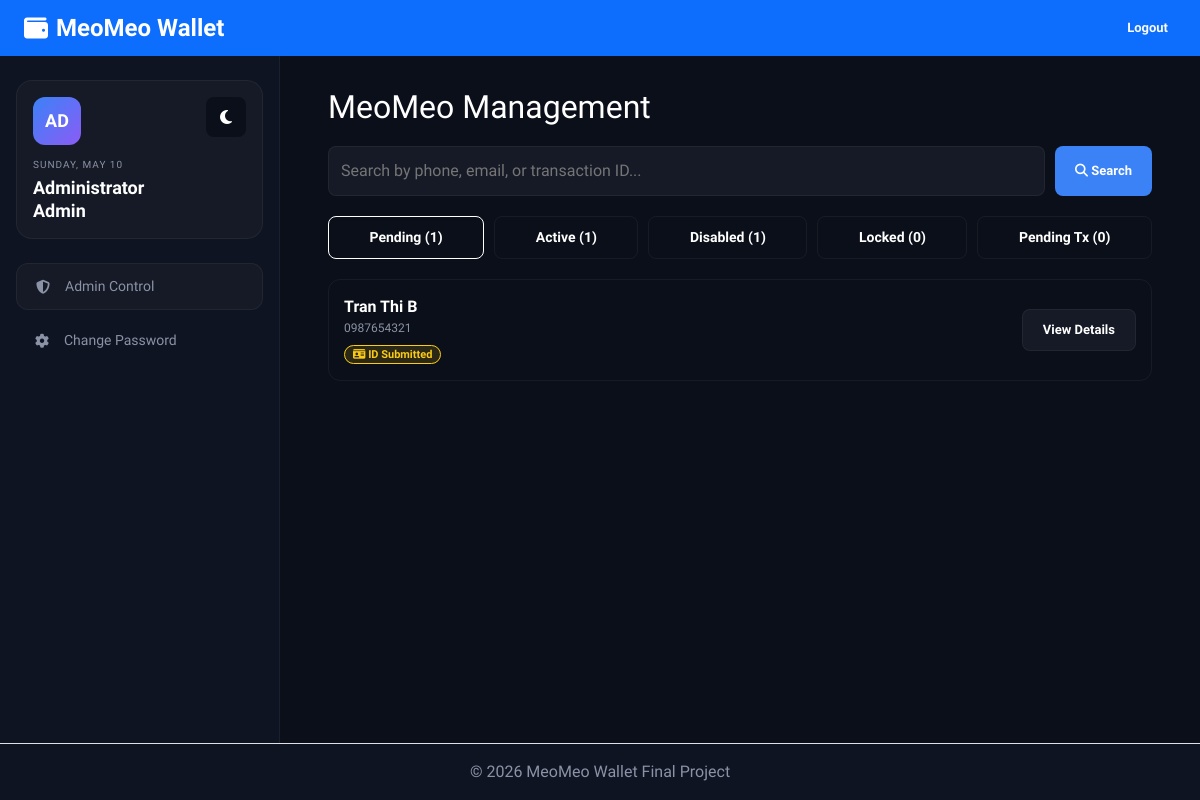
The page /clients/pages/Admin_dashboard.php (signed in) on the database as committed earlier.
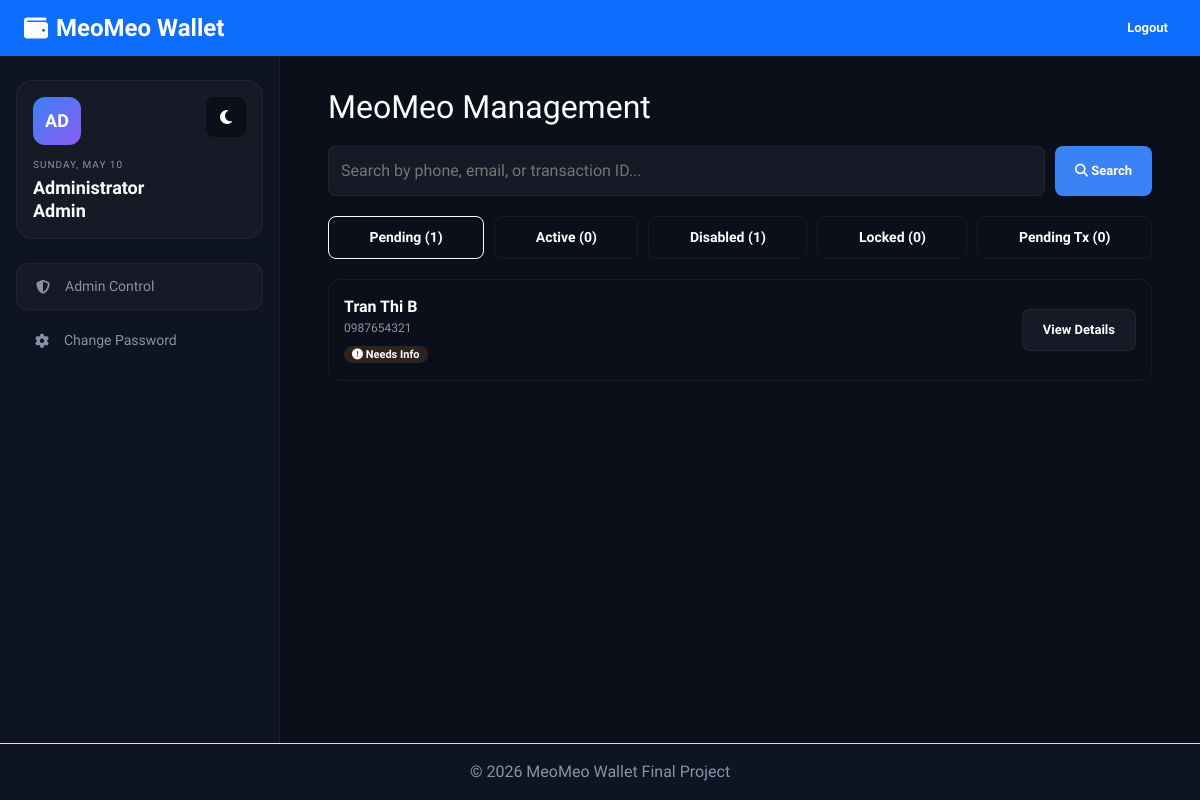
The same page on the database as committed later.
### tables this page shows
CREATE TABLE `user` (
  `phonenum` varchar(15) NOT NULL,
  `email` varchar(255) NOT NULL,
  `name` varchar(50) DEFAULT NULL,
  `birth` date DEFAULT NULL,
  `address` varchar(255) DEFAULT NULL,
  `front` mediumblob DEFAULT NULL,
  `back` mediumblob DEFAULT NULL,
  `pass` varchar(255) NOT NULL,
  `verified` tinyint(1) NOT NULL DEFAULT -1 COMMENT '-1:firstRegist\r\n0:False\r\n1:True\r\n2:Request additional information\r\n3:IsAdmin True\r\n4:DisableAccount',
  `abnormal_login` tinyint(4) NOT NULL DEFAULT 0 COMMENT '>6 lock account\n>3 lock 1 minute',
  `card_num` varchar(6) DEFAULT NULL,
  `money` decimal(19,4) NOT NULL DEFAULT 0.0000,
  `CVV` varchar(3) DEFAULT NULL,
  `expire` date DEFAULT NULL,
  `locked_time` datetime DEFAULT NULL COMMENT 'Disable account overtime',
  `created_at` datetime NOT NULL DEFAULT current_timestamp() COMMENT 'Account registration timestamp',
  `card_updated_at` datetime DEFAULT NULL COMMENT 'Last time ID card was uploaded/updated'
);

### clients/modules/adminLogic.php (called while the page is built, shortened)
<?php
$username = htmlspecialchars($_SESSION['name'], ENT_QUOTES, 'UTF-8');
$current_date = strtoupper(date('l, F j'));
$con = connect_db();
$pending_accounts = $con->query("SELECT * FROM `user` WHERE `verified` IN (-1, 0, 2) AND `phonenum` != '0000000000' ORDER BY GREATEST(`created_at`, COALESCE(`card_updated_at`, `created_at`)) DESC")->fetch_all(MYSQLI_ASSOC);
$active_accounts = $con->query("SELECT * FROM `user` WHERE `verified` = 1 AND `phonenum` != '0000000000' ORDER BY `created_at` DESC")->fetch_all(MYSQLI_ASSOC);
$disabled_accounts = $con->query("SELECT * FROM `user` WHERE `verified` = 4 ORDER BY `created_at` DESC")->fetch_all(MYSQLI_ASSOC);
$locked_accounts = $con->query("SELECT * FROM `user` WHERE (`abnormal_login` >= 6 OR `locked_time` IS NOT NULL) AND `verified` != 3 ORDER BY `locked_time` DESC")->fetch_all(MYSQLI_ASSOC);
$pending_tx = $con->query("SELECT * FROM `history` WHERE `money` > 5000000 AND `status` = 2 AND `transfer_type` IN ('Withdraw', 'Transfer') ORDER BY `date_transfer` DESC")->fetch_all(MYSQLI_ASSOC);
$search_query = trim($_GET['search'] ?? '');
if (isset($_GET['tab'])) {
    $active_tab = $_GET['tab'];
    $_SESSION['admin_active_tab'] = $active_tab;
} elseif ($search_query) {
    $active_tab = 'search';
} else {
    $active_tab = $_SESSION['admin_active_tab'] ?? 'pending';
}
?>

### clients/pages/Admin_dashboard.php (the view, shortened to what this page needs)
<?php
require_once('../modules/adminLogic.php');
?>
<?php
include '../src/header.php';
?>
<link rel="stylesheet" href="https://cdnjs.cloudflare.com/ajax/libs/font-awesome/6.4.0/css/all.min.css">
<link rel="stylesheet" href="../assets/css/admin.css">
<div class="dashboard-wrapper">
    <aside class="sidebar">
        <div class="user-profile-card">
            <button class="theme-toggle" id="themeToggleBtn">
                <i class="fa-solid fa-moon"></i>
            </button>
            <div class="avatar"><?= strtoupper(substr($username, 0, 2)) ?></div>
            <div class="date-text"><?= $current_date ?></div>
            <div class="welcome-text">Administrator<br><?= $username ?></div>
        </div>
        <nav class="nav-menu">
            <a href="Admin_dashboard.php" class="nav-link active"><i class="fa-solid fa-shield-halved"></i> Admin
                Control</a>
            <a href="ChangePassword.php" class="nav-link"><i class="fa-solid fa-gear"></i> Change Password</a>
        </nav>
    </aside>
    <main class="main-content" style="padding-top: 20px;">
        <h2 style="margin-bottom: 20px;">MeoMeo Management</h2>
        <form method="GET" action="Admin_dashboard.php" style="margin-bottom: 20px; display: flex; gap: 10px;">
            <input type="text" name="search" placeholder="Search by phone, email, or transaction ID..."
                value="<?= htmlspecialchars($search_query) ?>"
                style="flex: 1; padding: 12px; border-radius: 8px; border: 1px solid var(--border-color); background: var(--bg-surface); color: var(--text-main);">
            <button type="submit" class="btn btn-primary"><i class="fa-solid fa-magnifying-glass"></i> Search</button>
        </form>
        <div class="admin-tabs">
            <div class="admin-tab <?= $active_tab === 'pending' ? 'active' : '' ?>" onclick="switchTab('pending')">
                Pending (<?= count($pending_accounts) ?>)</div>
            <div class="admin-tab <?= $active_tab === 'active' ? 'active' : '' ?>" onclick="switchTab('active')">Active
                (<?= count($active_accounts) ?>)</div>
            <div class="admin-tab <?= $active_tab === 'disabled' ? 'active' : '' ?>" onclick="switchTab('disabled')">
                Disabled (<?= count($disabled_accounts) ?>)</div>
            <div class="admin-tab <?= $active_tab === 'locked' ? 'active' : '' ?>" onclick="switchTab('locked')">Locked
                (<?= count($locked_accounts) ?>)</div>
            <div class="admin-tab <?= $active_tab === 'tx' ? 'active' : '' ?>" onclick="switchTab('tx')">Pending Tx
                (<?= count($pending_tx) ?>)</div>
        </div>
        <div id="list-pending" class="admin-list <?= $active_tab === 'pending' ? 'active' : '' ?>">
            <?php foreach ($pending_accounts as $u): ?>
                <div class="admin-card">
                    <div class="admin-card-header">
                        <div>
                            <strong><?= htmlspecialchars($u['name'] ?: 'Unknown') ?></strong>
                            <div style="font-size: 12px; color: var(--text-muted);"><?= htmlspecialchars($u['phonenum']) ?>
                            </div>
                            <?php if ($u['verified'] == 2): ?>
                                <div style="margin-top: 4px;">
                                    <span
                                        style="font-size: 11px; font-weight: 600; padding: 2px 8px; border-radius: 20px; background: rgba(251,146,60,0.15); color: var(--warning); border: 1px solid var(--warning);">
                                        <i class="fa-solid fa-circle-exclamation"></i> Needs Info
                                    </span>
                                </div>
                            <?php else: ?>
                                <div style="margin-top: 4px;">
                                    <span
                                        style="font-size: 11px; font-weight: 600; padding: 2px 8px; border-radius: 20px; background: rgba(234,179,8,0.15); color: #facc15; border: 1px solid #facc15;">
                                        <i class="fa-solid fa-id-card"></i> ID Submitted
                                    </span>
                                </div>
                            <?php endif; ?>
                        </div>
                    </div>
                    <div>
                        <a href="?tab=pending&details=<?= urlencode($u['phonenum']) ?>" class="btn btn-outline btn-sm">View
                            Details</a>
                    </div>
                </div>
            <?php endforeach;
                echo "<p>No pending accounts.</p>"; ?>
        </div>
    </main>
</div>
<?php
include '../src/footer.php';
     ?>

### clients/src/header.php (shortened to what this page needs)
<!DOCTYPE html>
<html lang="en">
<head>
    <link href="https://cdn.jsdelivr.net/npm/bootstrap@5.3.3/dist/css/bootstrap.min.css" rel="stylesheet">
    <link rel="stylesheet" href="https://cdnjs.cloudflare.com/ajax/libs/font-awesome/6.4.0/css/all.min.css">
</head>
<body>
    <header class="">
        <div class="container-fluid bg-primary py-2 text-white ps-4 d-flex justify-content-between align-items-center">
            <a href="../pages/Home.php" class="text-decoration-none text-white d-flex align-items-center gap-2">
                <i class="fa-solid fa-wallet fs-4"></i>
                <span class="fw-bold fs-4">MeoMeo Wallet</span>
            </a>
            <a href="../modules/logout.php" class="btn btn-outline-light btn-sm btn-md">
                Logout
            </a>
        </div>
    </header>

### clients/src/footer.php (shortened to what this page needs)
<footer class="border-top footer mt-auto">
    <div class="container text-center py-3">
        &copy; 2026 MeoMeo Wallet Final Project
    </div>
</footer>
</body>
</html>

### clients/assets/css/admin.css (style rules this page uses)
.admin-tabs { display: flex; gap: 10px; margin-bottom: 20px; flex-wrap: wrap; }
.admin-tab { padding: 10px 15px; border-radius: 8px; background: var(--bg-dark); color: var(--text-color); cursor: pointer; border: 1px solid var(--border-color); font-weight: 600; font-size: 14px; flex-grow: 1; text-align: center; }
.admin-tab.active { background: var(--primary-color); color: white; border-color: var(--primary-color); }
.admin-list { display: none; }
.admin-list.active { display: block; }
.admin-card { background: var(--bg-dark); border-radius: 12px; padding: 15px; margin-bottom: 15px; border: 1px solid var(--border-color); display: flex; flex-direction: column; gap: 10px; }
.admin-card-header { display: flex; justify-content: space-between; align-items: center; border-bottom: 1px solid var(--border-color); padding-bottom: 10px; }
@media only screen and (min-width: 768px) { .admin-card { flex-direction: row; align-items: center; justify-content: space-between; } }
@media only screen and (min-width: 768px) { .admin-card-header { border-bottom: none; padding-bottom: 0; } }
@media only screen and (min-width: 768px) { .admin-tabs { flex-wrap: nowrap; } }

Rows that differ between the two databases and show on the page:
changed user "Tran Thi B": verified "ID Submitted" → "Needs Info"
Other text that changed with them:
count($active_accounts): "1" → "0"
